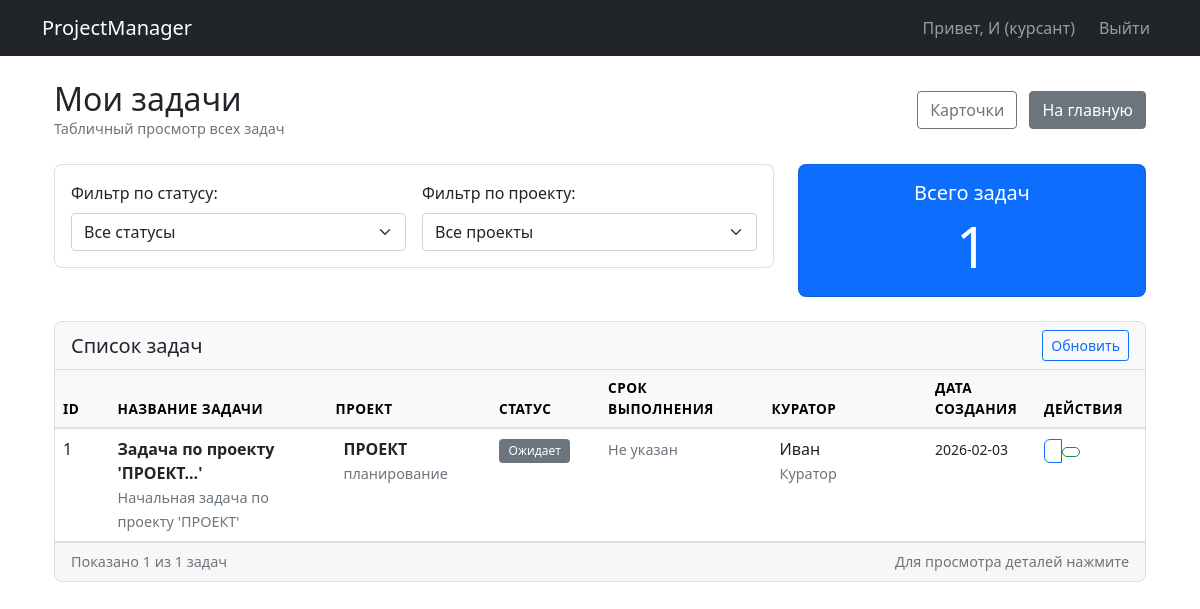
The app's page /cadet/tasks/table (signed in) with its own data.
### tables this page shows
CREATE TABLE users (
                        id INTEGER PRIMARY KEY AUTOINCREMENT,
                        username VARCHAR(50) NOT NULL,
                        surname VARCHAR(50) NOT NULL,
                        patronymic VARCHAR(50),
                        email VARCHAR(100) NOT NULL UNIQUE,
                        password_hash VARCHAR(255) NOT NULL,
                        role VARCHAR(10) CHECK(role IN ('куратор', 'курсант')) NOT NULL,
                        registration_date DATETIME DEFAULT CURRENT_TIMESTAMP,
                        academic_group VARCHAR(50)
                    );

CREATE TABLE tasks (
                        id INTEGER PRIMARY KEY AUTOINCREMENT,
                        project_id INTEGER NOT NULL,
                        cadet_id INTEGER NOT NULL,
                        title VARCHAR(255) NOT NULL,
                        description TEXT,
                        status_code INTEGER CHECK(status_code IN (1, 2, 3, 4)) NOT NULL DEFAULT 1,
                        created_at DATETIME DEFAULT CURRENT_TIMESTAMP,
                        updated_at DATETIME DEFAULT CURRENT_TIMESTAMP,
                        FOREIGN KEY (project_id) REFERENCES projects(id) ON DELETE CASCADE,
                        FOREIGN KEY (cadet_id) REFERENCES users(id) ON DELETE CASCADE
                    );

CREATE TABLE projects (
                        id INTEGER PRIMARY KEY AUTOINCREMENT,
                        title VARCHAR(255) NOT NULL,
                        description TEXT,
                        curator_id INTEGER NOT NULL,
                        status VARCHAR(20) CHECK(status IN ('планирование', 'активен', 'завершён')) NOT NULL,
                        deadline DATE,
                        created_at DATETIME DEFAULT CURRENT_TIMESTAMP,
                        FOREIGN KEY (curator_id) REFERENCES users(id) ON DELETE CASCADE
                    );

### app.py (the view)
@app.route('/cadet/tasks/table')
@login_required
@role_required('курсант')
def cadet_tasks_table():
    db = DatabaseManager()
    try:
        tasks = db.get_cadet_tasks_with_details(session['user_id'])
        return render_template('cadet_tasks_table.html',
                               tasks=tasks,
                               now=datetime.now())
    except Exception as e:
        flash(f'Ошибка при загрузке задач: {str(e)}', 'error')
        return redirect(url_for('cadet_dashboard'))

### app.py (called while the page is built)
def login_required(f):
    @wraps(f)
    def decorated_function(*args, **kwargs):
        if 'user_id' not in session:
            flash('Для доступа к этой странице необходимо войти в систему', 'error')
            return redirect(url_for('login'))
        return f(*args, **kwargs)
    return decorated_function

def role_required(required_role):
    def decorator(f):
        @wraps(f)
        def decorated_function(*args, **kwargs):
            if 'role' not in session:
                flash('Ошибка доступа', 'error')
                return redirect(url_for('login'))
            if session['role'] != required_role:
                flash(f'Доступ запрещен. Требуется роль: {required_role}', 'error')
                return redirect(url_for('curator_dashboard' if session['role'] == 'куратор' else 'cadet_dashboard'))
            return f(*args, **kwargs)
        return decorated_function
    return decorator

### sql_active.py (called while the page is built)
    def create_connection(self):
        return sqlite3.connect(self.db_path)

### templates/cadet_tasks_table.html (shortened to what this page needs)
{% extends "base.html" %}
{% block content %}
<div class="container-fluid">
    <div class="row mb-4">
        <div class="col-12">
            <div class="d-flex justify-content-between align-items-center">
                <div>
                    <h2 class="mb-0">Мои задачи</h2>
                    <p class="text-muted mb-0">Табличный просмотр всех задач</p>
                </div>
                <div>
                    <a href="{{ url_for('cadet_tasks') }}" class="btn btn-outline-secondary me-2">
                         Карточки
                    </a>
                    <a href="{{ url_for('cadet_dashboard') }}" class="btn btn-secondary">
                         На главную
                    </a>
                </div>
            </div>
        </div>
    </div>
    <div class="row mb-4">
        <div class="col-md-8">
            <div class="card">
                <div class="card-body">
                    <div class="row g-3">
                        <div class="col-md-6">
                            <label class="form-label">Фильтр по статусу:</label>
                            <select class="form-select" id="statusFilter">
                                <option value="all">Все статусы</option>
                            </select>
                        </div>
                        <div class="col-md-6">
                            <label class="form-label">Фильтр по проекту:</label>
                            <select class="form-select" id="projectFilter">
                                <option value="all">Все проекты</option>
                            </select>
                        </div>
                    </div>
                </div>
            </div>
        </div>
        <div class="col-md-4">
            <div class="card bg-primary text-white">
                <div class="card-body text-center">
                    <h5 class="card-title">Всего задач</h5>
                    <p class="card-text display-4">{{ tasks|length }}</p>
                </div>
            </div>
        </div>
    </div>
    <div class="row">
        <div class="col-12">
            <div class="card">
                <div class="card-header d-flex justify-content-between align-items-center">
                    <h5 class="mb-0">Список задач</h5>
                    <div class="btn-group">
                        <button type="button" class="btn btn-sm btn-outline-primary" id="refreshTable">
                             Обновить
                        </button>
                    </div>
                </div>
                <div class="card-body p-0">
                    <div class="table-responsive">
                        <table class="table table-hover mb-0" id="tasksTable">
                            <thead class="table-light">
                                <tr>
                                    <th width="5%">ID</th>
                                    <th width="20%">Название задачи</th>
                                    <th width="15%">Проект</th>
                                    <th width="10%">Статус</th>
                                    <th width="15%">Срок выполнения</th>
                                    <th width="15%">Куратор</th>
                                    <th width="10%">Дата создания</th>
                                    <th width="10%">Действия</th>
                                </tr>
                            </thead>
                            <tbody>
                                {% for task in tasks %}
                                <tr class="task-row"
                                    data-status="{{ task.status_name }}"
                                    data-project="{{ task.project_title }}"
                                    data-due-date="{{ task.due_date or '' }}">
                                    <td>{{ task.id }}</td>
                                    <td>
                                        <strong>{{ task.title }}</strong>
                                        {% if task.description %}
                                        <br>
                                        <small class="text-muted">{{ task.description|truncate(80) }}</small>
                                        {% endif %}
                                    </td>
                                    <td>
                                        <div class="d-flex align-items-center">
                                            <div>
                                                <strong>{{ task.project_title }}</strong>
                                                <br>
                                                <small class="text-muted">{{ task.project_status }}</small>
                                            </div>
                                        </div>
                                    </td>
                                    <td>
                                        {% if task.status_name == 'ожидает' %}
                                        <span class="badge bg-secondary">
                                             Ожидает
                                        </span>
                                        {% elif task.status_name == 'в работе' %}
                                        <span class="badge bg-warning">
                                            <i class="bi bi-gear"></i> В работе
                                        </span>
                                        {% elif task.status_name == 'на проверке' %}
                                        <span class="badge bg-info">
                                            <i class="bi bi-search"></i> На проверке
                                        </span>
                                        {% elif task.status_name == 'завершена' %}
                                        <span class="badge bg-success">
                                            <i class="bi bi-check-circle"></i> Завершена
                                        </span>
                                        {% endif %}
                                    </td>
                                    <td>
                                        {% if task.due_date %}
                                        <div class="d-flex align-items-center">
                                            <i class="bi bi-calendar3 me-2 {% if task.due_date < now.strftime('%Y-%m-%d') %}text-danger{% else %}text-primary{% endif %}"></i>
                                            <div>
                                                {{ task.due_date }}
                                                {% if task.due_date < now.strftime('%Y-%m-%d') %}
                                                <br>
                                                <small class="text-danger">Просрочено</small>
                                                {% endif %}
                                            </div>
                                        </div>
                                        {% else %}
                                        <span class="text-muted">Не указан</span>
                                        {% endif %}
                                    </td>
                                    <td>
                                        <div class="d-flex align-items-center">
                                            <div>
                                                {{ task.curator_name }}
                                                <br>
                                                <small class="text-muted">Куратор</small>
                                            </div>
                                        </div>
                                    </td>
                                    <td>
                                        <small>{{ task.created_at[:10] }}</small>
                                    </td>
                                    <td>
                                        <div class="btn-group btn-group-sm" role="group">
                                            <a href="{{ url_for('cadet_task_detail', task_id=task.id) }}"
                                               class="btn btn-outline-primary"
                                               title="Просмотр задачи">
                                            </a>
                                            {% if task.status_code == 1 %}
                                            <form method="POST" action="{{ url_for('cadet_task_detail', task_id=task.id) }}"
                                                  style="display: inline;"
                                                  onsubmit="return confirm('Начать работу над этой задачей?')">
                                                <button type="submit" class="btn btn-outline-success" title="Начать работу">
                                                </button>
                                            </form>
                                            {% endif %}
                                        </div>
                                    </td>
                                </tr>
                                {% endfor %}
                            </tbody>
                        </table>
                    </div>
                </div>
                {% if tasks %}
                <div class="card-footer">
                    <div class="d-flex justify-content-between align-items-center">
                        <small class="text-muted">
                            Показано <span id="visibleCount">{{ tasks|length }}</span> из {{ tasks|length }} задач
                        </small>
                        <small class="text-muted">
                            Для просмотра деталей нажмите
                        </small>
                    </div>
                </div>
                {% endif %}
            </div>
        </div>
    </div>
</div>
{% endblock %}

### templates/base.html (shortened to what this page needs)
<!DOCTYPE html>
<html lang="ru">
<head>
    <link href="https://cdn.jsdelivr.net/npm/bootstrap@5.1.3/dist/css/bootstrap.min.css" rel="stylesheet">
</head>
<body>
    <nav class="navbar navbar-expand-lg navbar-dark bg-dark">
        <div class="container">
            <a class="navbar-brand" href="{{ url_for('index') }}">ProjectManager</a>
            <div class="navbar-nav ms-auto">
                {% if session.user_id %}
                    <span class="navbar-text me-3">Привет, {{ session.username }} ({{ session.role }})</span>
                    <a class="nav-link" href="{{ url_for('logout') }}">Выйти</a>
                {% else %}
                    <a class="nav-link" href="{{ url_for('login') }}">Вход</a>
                    <a class="nav-link" href="{{ url_for('register') }}">Регистрация</a>
                {% endif %}
            </div>
        </div>
    </nav>
    <div class="container mt-4">
        {% block content %}{% endblock %}
    </div>
</body>
</html>

### templates/cadet_tasks_table.html (style rules this page uses)
.table th { font-weight: 600; text-transform: uppercase; font-size: 0.85rem; letter-spacing: 0.5px; border-bottom: 2px solid #dee2e6; }
.badge { font-weight: 500; padding: 0.5em 0.8em; }
.btn-group-sm .btn { padding: 0.25rem 0.5rem; border-radius: 0.375rem; }
.card { border: 1px solid rgba(0,0,0,.125); border-radius: 0.5rem; overflow: hidden; }
.card-header { background-color: #f8f9fa; border-bottom: 1px solid rgba(0,0,0,.125); }
.text-muted { font-size: 0.9rem; }

### records on screen
users: role "курсант"
tasks: id "1", title "Задача по проекту 'ПРОЕКТ...'", description "Начальная задача по проекту 'ПРОЕКТ'", project_title "ПРОЕКТ", project_status "планирование", curator_name "Иван", created_at "2026-02-03"

### other values on screen
{{ session.username }} "И"
{{ tasks|length }} "1"
